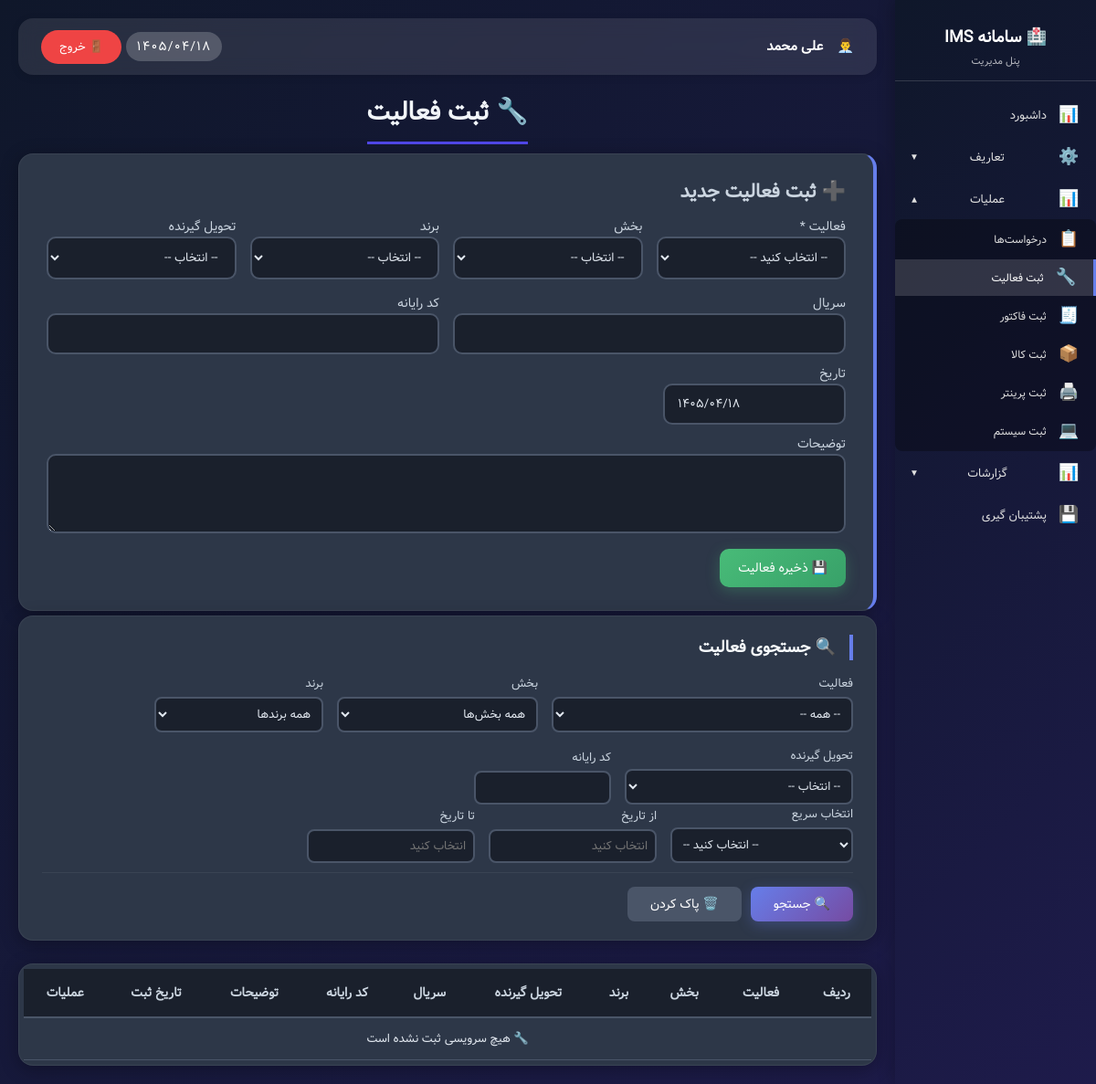
The page /admin_services.php (signed in) on the database as committed earlier.
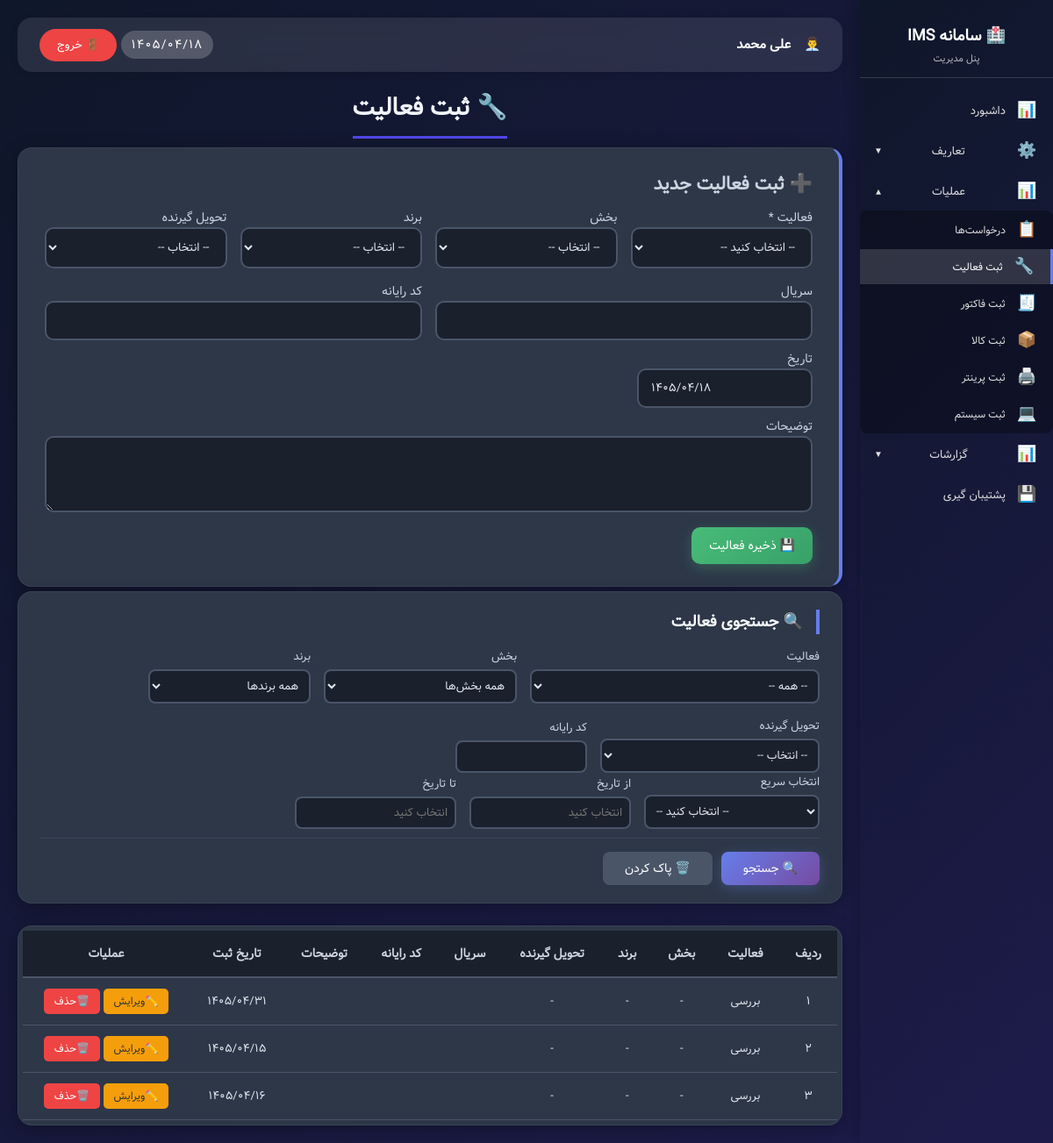
The same page on the database as committed later.
### tables this page shows
CREATE TABLE `service_requests` (
  `id` int NOT NULL AUTO_INCREMENT,
  `service_name` varchar(100) NOT NULL,
  `department_id` int DEFAULT NULL,
  `brand_id` int DEFAULT NULL,
  `receiver_person_id` int DEFAULT NULL,
  `serial_number` varchar(100) DEFAULT NULL,
  `computer_code` varchar(50) DEFAULT NULL,
  `description` text,
  `created_at` varchar(50) DEFAULT NULL,
  `created_by` int DEFAULT NULL,
  PRIMARY KEY (`id`),
  KEY `department_id` (`department_id`),
  KEY `brand_id` (`brand_id`),
  KEY `receiver_person_id` (`receiver_person_id`),
  KEY `created_by` (`created_by`),
  KEY `idx_service_name` (`service_name`),
  KEY `idx_created_at` (`created_at`),
  KEY `idx_name_status` (`service_name`)
);

### functions.php (called while the page is built, shortened)
<?php
function hasPermission($permission_key) {
    if (isset($_SESSION['user_id']) && $_SESSION['user_id'] == 1) {
        return true;
    }
    return true;
}
function canEditServices() { return hasPermission('services_edit'); }
function canDeleteServices() { return hasPermission('services_delete'); }
?>

### assets/jdf.php (called while the page is built, shortened)
<?php
function fa_number($number) {
    $persian = ['۰', '۱', '۲', '۳', '۴', '۵', '۶', '۷', '۸', '۹'];
    $english = ['0', '1', '2', '3', '4', '5', '6', '7', '8', '9'];
    return str_replace($english, $persian, $number);
}
?>

### admin_services.php (the view, shortened to what the rows shown need)
<?php
require_once 'config/config.php';
require_once 'assets/jdf.php';
require_once 'functions.php';
$db = getDB();
$params = [];
$sql = "
SELECT
    s.*,
    d.name as department_name,
    b.name as brand_name,
    p.name as receiver_name,
    u.username as creator_name
FROM service_requests s
LEFT JOIN departments d ON s.department_id=d.id
LEFT JOIN brands b ON s.brand_id=b.id
LEFT JOIN persons p ON s.receiver_person_id=p.id
LEFT JOIN users u ON s.created_by=u.id
";
$sql .= " ORDER BY s.id DESC";
$stmt=$db->prepare($sql);
$stmt->execute($params);
$services=$stmt->fetchAll(PDO::FETCH_ASSOC);
    ?>
<!DOCTYPE html>
<html lang="fa" dir="rtl">
<head>
    <link rel="stylesheet" href="assets/styles/persian-datepicker.min.css">
</head>
<body>
<div class="admin-wrapper">
    <?php include 'sidebar.php'; ?>
    <div class="main-content">
        <div class="main-title">
            <h1>🔧 ثبت فعالیت</h1>
        </div>
        <?php if (canEditServices()): ?>
            <div class="add-card">
                <h2>➕ ثبت فعالیت جدید</h2>
            </div>
        <?php endif; ?>
        <div class="search-card">
            <h2>🔍 جستجوی فعالیت</h2>
        </div>
        <div class="services-table data-table">
            <table>
                <thead>
                <tr>
                    <th>ردیف</th>
                    <th>فعالیت</th>
                    <th>بخش</th>
                    <th>برند</th>
                    <th>تحویل گیرنده</th>
                    <th>سریال</th>
                    <th>کد رایانه</th>
                    <th>توضیحات</th>
                    <th>تاریخ ثبت</th>
                    <th>عملیات</th>
                </tr>
                </thead>
                <tbody>
                <?php if (empty($services)): ?>
                    <tr><td colspan="12">🔧 هیچ سرویسی ثبت نشده است</td></tr>
                <?php else: ?>
                    <?php $row_num = 1; foreach ($services as $service): ?>
                        <tr>
                            <td><?php echo fa_number($row_num); ?></td>
                            <td><?php echo htmlspecialchars($service['service_name']); ?></td>
                            <td><?php echo htmlspecialchars($service['department_name'] ?? '-'); ?></td>
                            <td><?php echo htmlspecialchars($service['brand_name'] ?? '-'); ?></td>
                            <td><?php echo htmlspecialchars($service['receiver_name'] ?? '-'); ?></td>
                            <td><?php echo htmlspecialchars($service['serial_number'] ?? '-'); ?></td>
                            <td><?php echo htmlspecialchars($service['computer_code'] ?? '-'); ?></td>
                            <td><?php echo nl2br(htmlspecialchars($service['description'] ?? '-')); ?></td>
                            <td><?php echo fa_number(htmlspecialchars($service['created_at'])); ?></td>
                            <td>
                                <?php if (canEditServices()): ?>
                                    <button class="edit-btn" onclick='openEditModal(<?php echo json_encode($service); ?>)'>✏️ویرایش</button>
                                <?php endif; ?>
                                <?php if (canDeleteServices()): ?>
                                    <button
                                            class="delete-btn"
                                            data-id="<?php echo $service['id']; ?>"
                                            onclick="confirmDelete(<?php echo $service['id']; ?>,
                                                    '<?php echo htmlspecialchars($service['service_name']); ?>')">
                                        🗑️حذف
                                    </button>
                                <?php endif; ?>
                            </td>
                        </tr>
                        <?php $row_num++; ?>
                    <?php endforeach; ?>
                <?php endif; ?>
                </tbody>
            </table>
        </div>
    </div>
</div>
</body>
</html>

Rows that differ between the two databases and show on the page:
added service_requests: row_num "۱", service_name "بررسی", department_name "-", brand_name "-", receiver_name "-", created_at "۱۴۰۵/۰۴/۳۱"
added service_requests: row_num "۲", service_name "بررسی", department_name "-", brand_name "-", receiver_name "-", created_at "۱۴۰۵/۰۴/۱۵"
added service_requests: row_num "۳", service_name "بررسی", department_name "-", brand_name "-", receiver_name "-", created_at "۱۴۰۵/۰۴/۱۶"
Other text that changed with them:
text no longer shown: "🔧 هیچ سرویسی ثبت نشده است"
